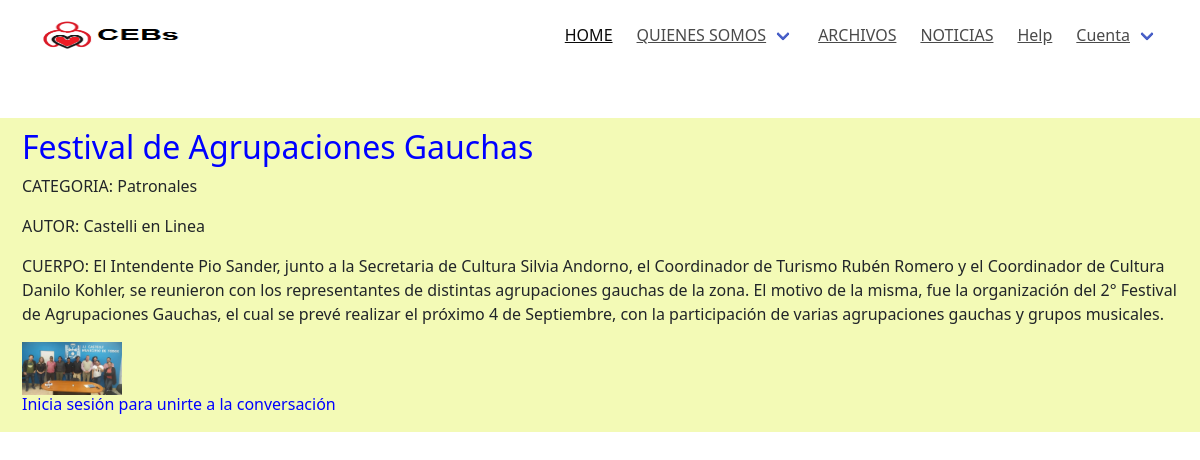
Before: /Noticias/detalles/Festival de Agrupaciones Gauchas with the older database file.
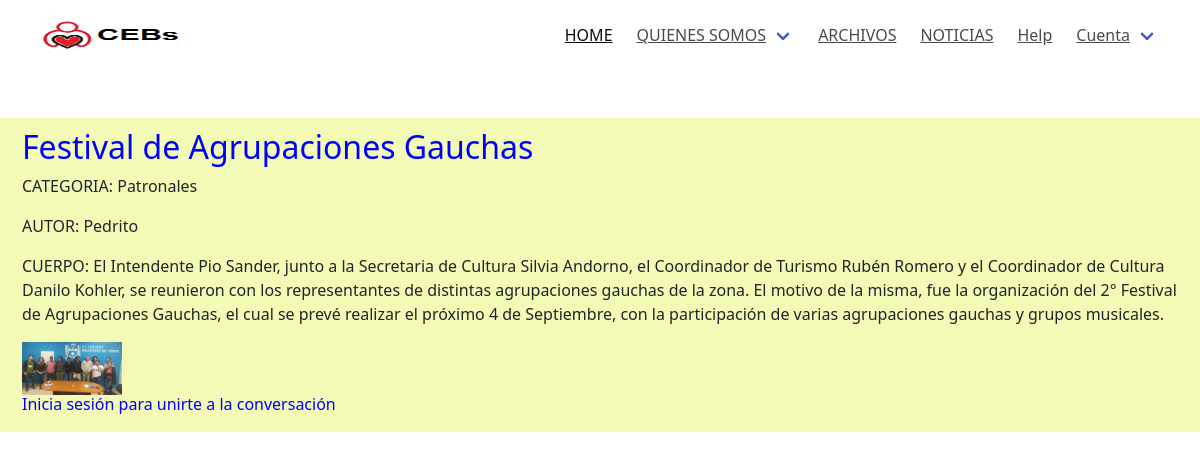
After: the same page with the newer database file.
### apps/noticias/models.py (models this page shows, shortened)
class Noticia(models.Model):
    titulo = models.CharField(max_length=120)
    creado = models.DateField(auto_now_add=True)
    cuerpo = models.TextField()
    autor = models.CharField(max_length=50, null=True, blank=True)
    imagen = models.ImageField(upload_to = 'noticias',null=True, blank=True)
    categoria = models.ForeignKey(Categoria, on_delete=models.CASCADE, null = True)

class Categoria(models.Model):
    nombre = models.CharField(max_length=60)
    decripcion = models.CharField(max_length=250, null=True, blank=True)
    def __str__(self):
        return self.nombre

### apps/noticias/views.py (the view)
# urls.py: path('detalles/<str:titulo>', views.Detallar, name = 'noticia_detalles')
def Detallar(request, titulo):
    if titulo:
        noticia = Noticia.objects.get(titulo=titulo)
        if noticia:
            ctx = {}
            ctx['notis'] = noticia
            comentarios = Comentario.objects.filter(titulo=noticia.id)
            if comentarios:
                ctx['coments'] = comentarios
            new_comment=None
            if request.method == 'POST' and request.user.is_authenticated:
                comment_form = FormularioComentar(data=request.POST)
                if comment_form.is_valid():
                    idNoticia=request.POST['IdNoticia']
                    new_comment = comment_form.save(commit=False)
                    new_comment.titulo = Noticia.objects.only('titulo').get(pk=idNoticia)
                    new_comment.usuario = request.user
                    new_comment.save()
            else:
                 comment_form = FormularioComentar()
            ctx['comment_form'] = comment_form
            ctx['new_comment'] = new_comment
        return render(request, 'noticias/noticia_detalles.html', ctx)
    else:
        return redirect(Listar(request))

### templates/noticias/noticia_detalles.html (shortened to what this page needs)
{% extends 'base.html' %}
{% load static %}
{% block contenido %}
    <h2>{{ notis.titulo }}</h2>
        <p>CATEGORIA: {{ notis.categoria }}</p>
        {% if notis.autor %}
            <p>AUTOR: {{ notis.autor }}</P>
        {% endif %}
        <p>CUERPO: {{ notis.cuerpo|safe }}</p>
        {% if notis.imagen %}
            <img src="{{ notis.imagen.url }}" width="100px" height="100px">
        {% else%}
            <p>NO TIENE IMAGEN </p>
        {% endif %}
        <br>
        <div class="Cajacomentarios">
            {% if user.is_authenticated %}
                <div class="ComentarUsuario">
                    <label>COMENTARIOS</label>
                    <form method="post">
                        <input type="hidden" name="IdNoticia" value="{{notis.pk}}">
                        {% csrf_token %}
                        {{ comment_form.as_p }}
                      <button type="submit" class="btn btn-primary  btn-lg">Submit</button>
                    </form>
                </div>
                {% if new_comment %}
                <div class="comentarioUsuario">
                    <div class="comentario" style="background:green;">
                    <h3>{{new_comment.usuario}}</h3>
                    <p>{{new_comment.cuerpo}}</p>
                    <h7>{{new_comment.creado}}</h7>
                    </div>
                    <br>
                </div>
                {% endif %}
            {% else %}
            <div class="IniciaSesion">
                <h6>Inicia sesión para unirte a la conversación</h6>
            </div>
            {% endif %}
        </div>
{% endblock contenido %}

### templates/base.html (shortened to what this page needs)
{% load static %}
<!DOCTYPE html>
<html>
<head>
	<link rel="stylesheet" type="text/css" href="{% static 'css/main.css' %}">
	<link rel="stylesheet" type="text/css" href="{% static 'css/main1.css' %}">
	<link href="https://cdn.jsdelivr.net/npm/bootstrap@5.2.0/dist/css/bootstrap.min.css" rel="stylesheet">
</head>
<body>
	<nav class="navbar">
	<div class="container">
		<div class="navbar-brand">
			<a class="navbar-item" href="../">
				<img src="{% static 'img/logo1.png' %}" width="150" height="150" alt="Logo"></a>
		</div>
		<div id="navbarMenu" class="navbar-menu">
			<div class="navbar-end">
				<a class="navbar-item is-active" href="{% url 'home' %}">HOME</a>
				<div class="navbar-item has-dropdown is-hoverable">
							<a class="navbar-link" href="{% url 'quienes:quienes_somos'%}#quienessomos">QUIENES SOMOS</a>
						</div>
						<a class="navbar-item">ARCHIVOS</a>
						<a class="navbar-item" href="{% url 'noticias:listar_noticias' %}">NOTICIAS</a>
						<a class="navbar-item">Help</a>
						<div class="navbar-item has-dropdown is-hoverable">
							<a class="navbar-link">Cuenta</a>
						</div>
					</div>
				</div>
			</div>
		</nav>
		<br><br>
<section id="desarrollo" >
	<div class="container-fluid">
		<div class="row" id="mod_desarrollo">
			<div>
				{% block contenido %}
				{% endblock contenido %}
			</div>
		</div>
	</div>
</section>
</body>
</html>

### static/css/main.css (style rules this page uses)
:root { --primary-font-color1: #ffffff; --primary-font-color2: #007bff; }
.container { width: 100%; padding-right: 15px; padding-left: 15px; margin-right: auto; margin-left: auto }
.h2, .h3, .h4, .h5, .h6, h1, h2, h3, h4, h5, h6 { margin-bottom: .5rem; font-family: inherit; font-weight: 500; line-height: 1.2; color: blue }
.h2, h2 { font-size: 2rem }
html,body { font-family: -apple-system, BlinkMacSystemFont, "Segoe UI", Roboto, Oxygen-Sans, Ubuntu, Cantarell, "Helvetica Neue", sans-serif; font-size: 14px; background: #F0F2F4; }
#desarrollo { background-color: #f3fab6; padding: 10px; }

Changed rows visible on the page:
changed Noticia "Festival de Agrupaciones Gauchas": autor "Castelli en Linea" → "Pedrito"
